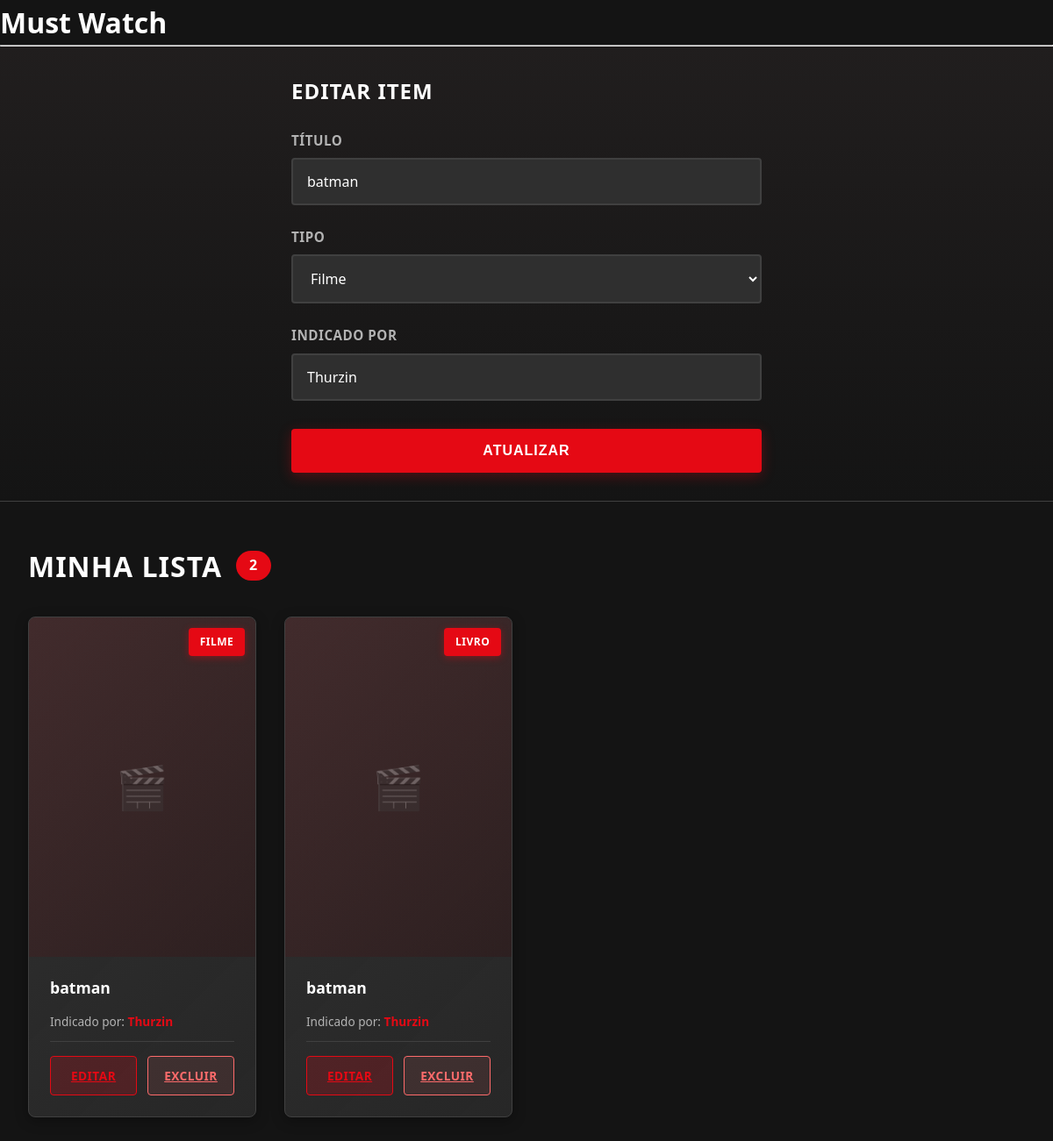
Page /update/10 on the committed database.
### tables this page shows
CREATE TABLE mustwatch (
            id_item INTEGER PRIMARY KEY AUTOINCREMENT,
            titulo_item TEXT NOT NULL,
            tipo_item TEXT NOT NULL,
            indicado_por TEXT
        );

### app.py (the view, shortened to what this page needs)
@app.route("/update/<int:idItem>", methods=["GET", "POST"])
def update(idItem):
    itens = MustWatch.obter_lista()
    item_selecionado = MustWatch.id(idItem)
    return render_template(
        "lista.html",
        titulo="Editando item",
        itens=itens,
        item_selecionado=item_selecionado
    )

### models/database.py (called while the page is built)
    def buscar_tudo(self, query: str, params: tuple = ()) -> list[Any]:
        self.cursor.execute(query, params)
        return self.cursor.fetchall()

    def close(self) -> None:
        self.connection.close()

    def __enter__(self) -> Self:
        return self

    def __exit__(
        self,
        exc_type: Optional[Type[BaseException]],
        exc_value: Optional[BaseException],
        tb: Optional[TracebackType]
    ) -> None:
        if exc_type is not None:
            print("Erro no banco:")
            print(exc_value)
            traceback.print_tb(tb)
        self.close()

### models/item.py (called while the page is built)
    @classmethod
    def id(cls, id: int) -> Self:
        with Database() as db:
            query: str = """
            SELECT titulo_item, tipo_item, indicado_por, id_item
            FROM mustwatch
            WHERE id_item = ?;
            """
            params: tuple = (id,)
            resultado: list[Any] = db.buscar_tudo(query, params)
            [[titulo, tipo, indicado, id_item]] = resultado
        return cls(titulo, tipo, indicado, id_item)

    @classmethod
    def obter_lista(cls) -> list[Self]:
        with Database() as db:
            query: str = """
            SELECT titulo_item, tipo_item, indicado_por, id_item
            FROM mustwatch;
            """
            resultados: list[Any] = db.buscar_tudo(query)
            return [
                cls(titulo, tipo, indicado, id_item)
                for titulo, tipo, indicado, id_item in resultados
            ]

### templates/lista.html (shortened to what this page needs)
{% extends "base.html" %}
{% block conteudo %}
<div class="netflix-form-section">
    <div class="form-container">
        <h2 class="form-title">
            {% if item_selecionado %}
                Editar Item
            {% else %}
                Novo Item
            {% endif %}
        </h2>
        {% if item_selecionado %}
        <form class="netflix-form" method="POST" action="{{ url_for('update', idItem=item_selecionado.id) }}">
        {% else %}
        <form class="netflix-form" method="POST" action="{{ url_for('lista') }}">
        {% endif %}
            <div class="form-group">
                <label>Título</label>
                <input type="text"
                       name="titulo-item"
                       placeholder="Digite o título"
                       value="{{ item_selecionado.titulo_item if item_selecionado else '' }}"
                       required>
            </div>
           <div class="form-group">
    <label>Tipo</label>
    <select name="tipo-item" required>
        <option value="Filme"
            {% if item_selecionado and item_selecionado.tipo_item == 'Filme' %}
                selected
            {% endif %}>
            Filme
        </option>
    </select>
</div>
            <div class="form-group">
                <label>Indicado por</label>
                <input type="text"
                       name="indicado-por"
                       placeholder="Quem indicou?"
                       value="{{ item_selecionado.indicado_por if item_selecionado else '' }}">
            </div>
            <button type="submit" class="btn-submit">
                {% if item_selecionado %}Atualizar{% else %}Salvar{% endif %}
            </button>
        </form>
    </div>
</div>
<div class="netflix-content">
    <div class="content-header">
        <h2 class="content-title">
            Minha Lista
            <span class="filme-count">{{ itens|length }}</span>
        </h2>
    </div>
    {% if itens|length == 0 %}
        <div class="empty-state">
            <div class="empty-icon">🎬</div>
            <h3>Nenhum item ainda</h3>
            <p>Adicione seu primeiro filme ou série!</p>
        </div>
    {% else %}
    <div class="filmes-grid">
        {% for item in itens %}
        <div class="filme-card">
            <div class="filme-poster">
                <div class="poster-placeholder"></div>
                <span class="tipo-badge">
                    {{ item.tipo_item }}
                </span>
            </div>
            <div class="filme-info">
                <div class="filme-titulo">
                    {{ item.titulo_item }}
                </div>
                <div class="filme-indicado">
                    Indicado por:
                    <strong>{{ item.indicado_por }}</strong>
                </div>
                <div class="filme-actions">
                    <a href="{{ url_for('update', idItem=item.id) }}" class="btn-action btn-editar">
                        Editar
                    </a>
                    <a href="{{ url_for('delete', idItem=item.id) }}" class="btn-action btn-excluir">
                        Excluir
                    </a>
                </div>
            </div>
        </div>
        {% endfor %}
    </div>
    {% endif %}
</div>
{% endblock %}

### rows in the picture
mustwatch: titulo-item "batman", tipo-item "Filme", indicado-por "Thurzin", tipo_item "FILME", titulo_item "batman", indicado_por "Thurzin"
mustwatch: tipo_item "LIVRO", titulo_item "batman", indicado_por "Thurzin"

### other values in the picture
{{ itens|length }} "2"
